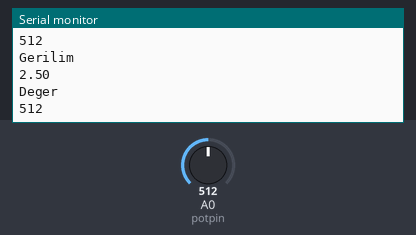
Bench run of a sketch on a simulated Arduino Uno, built with avr-gcc and run on an emulated ATmega328P. Shown: the last lines printed to the serial monitor. The inputs (shaded band) are chosen by the test bench; at power-on: A0 (potpin) = 512.

Above: at 3.0 s.
3.1 s: A0 (potpin) set to 716
At 4.0 s:
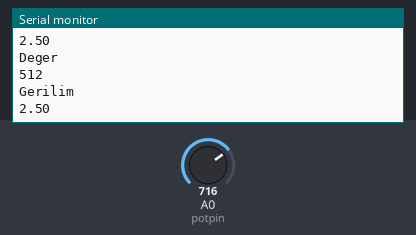
6.0 s: A0 (potpin) set to 900
At 7.5 s:
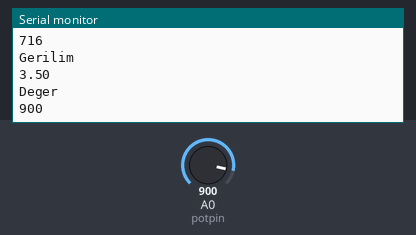
Timing chart, 0 to 9.0 s (numbered marks = the images above; inputs shaded):
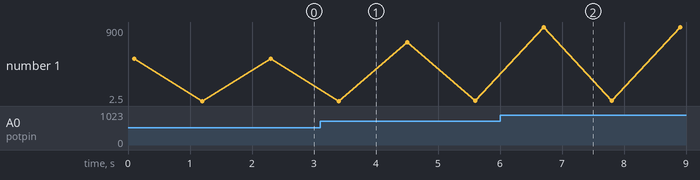

The sketch:

project4.ino
```cpp
//YARADAN RABBİNİN ADIYLA OKU!!!

#define potpin A0
int deger =0;
float gerilim;
void setup() {
Serial.begin(9600);
Serial.println("Rümeysa Serial Okuyor");

}

void loop() {
deger = analogRead(potpin);
Serial.println("Deger");
delay(100);
Serial.println(deger);
delay(1000);
gerilim = ((5.00/1024.00)*deger);
Serial.println("Gerilim");
delay(100);
Serial.println(gerilim);
delay(1000);
}
```

Measured:
- after the input at 6.0 s, the serial monitor: prints a new line after 0.70 s (image 2)
- plotted number 1: 512 → 3.5 after the input at 3.1 s, 3.5 → 4.39 after the input at 6.0 s
